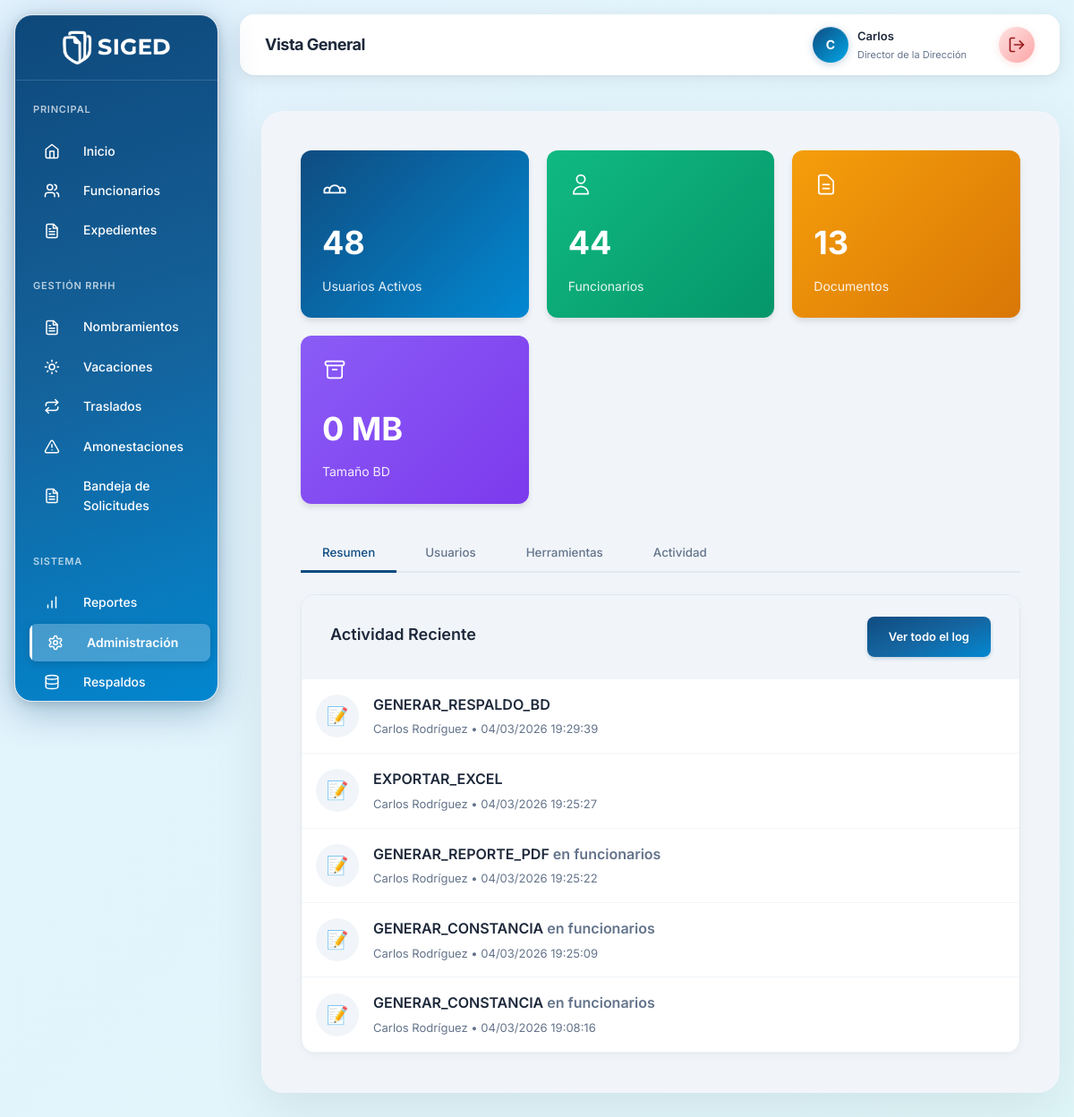
The page /vistas/admin/index.php (signed in) on the database its author committed.
### tables this page shows
CREATE TABLE `auditoria` (
  `id` int(10) unsigned NOT NULL AUTO_INCREMENT,
  `usuario_id` int(10) unsigned DEFAULT NULL,
  `accion` varchar(100) NOT NULL COMMENT 'Ej: LOGIN, CREAR_FUNCIONARIO, ELIMINAR_DOCUMENTO',
  `tabla_afectada` varchar(50) DEFAULT NULL,
  `registro_id` int(10) unsigned DEFAULT NULL,
  `datos_anteriores` longtext DEFAULT NULL CHECK (json_valid(`datos_anteriores`)),
  `datos_nuevos` longtext DEFAULT NULL CHECK (json_valid(`datos_nuevos`)),
  `ip_address` varchar(45) DEFAULT NULL,
  `user_agent` text DEFAULT NULL,
  `created_at` timestamp NOT NULL DEFAULT current_timestamp(),
  PRIMARY KEY (`id`),
  KEY `idx_usuario` (`usuario_id`),
  KEY `idx_accion` (`accion`),
  KEY `idx_fecha` (`created_at`),
  CONSTRAINT `auditoria_ibfk_1` FOREIGN KEY (`usuario_id`) REFERENCES `usuarios` (`id`) ON DELETE SET NULL
);

### vistas/admin/index.php (the view, shortened to what this page needs)
<?php
$db = getDB();
$stmt = $db->query("SELECT COUNT(*) as total FROM usuarios WHERE estado = 'activo'");
$total_usuarios_activos = $stmt->fetch()['total'];
$stmt = $db->query("SELECT COUNT(*) as total FROM funcionarios WHERE estado = 'activo'");
$total_funcionarios = $stmt->fetch()['total'];
$stmt = $db->query("SELECT COUNT(*) as total FROM historial_administrativo");
$total_documentos = $stmt->fetch()['total'];
$stmt = $db->query("
    SELECT
        ROUND(SUM(data_length + index_length) / 1024 / 1024, 2) AS size_mb
    FROM information_schema.TABLES
    WHERE table_schema = '" . DB_NAME . "'
");
$db_size = $stmt->fetch()['size_mb'] ?? 0;
$stmt = $db->query("
    SELECT
        a.accion,
        a.tabla_afectada,
        a.ip_address,
        a.created_at,
        CONCAT(f.nombres, ' ', f.apellidos) AS usuario
    FROM auditoria a
    LEFT JOIN usuarios u ON a.usuario_id = u.id
    LEFT JOIN funcionarios f ON u.funcionario_id = f.id
    ORDER BY a.created_at DESC
    LIMIT 5
");
$ultimas_acciones = $stmt->fetchAll();
?>
<!DOCTYPE html>
<html lang="es">
<head>
    <link rel="stylesheet" href="../../publico/css/estilos.css">
    <link rel="stylesheet" href="../../publico/css/responsive.css">
    <link rel="stylesheet" href="<?php echo APP_URL; ?>/publico/vendor/sweetalert2/sweetalert2.all.min.js">
</head>
<body>
    <?php include __DIR__ . '/../layout/sidebar.php'; ?>
    <div class="main-content">
        <?php include __DIR__ . '/../layout/header.php'; ?>
        <div class="content-wrapper">
            <div class="stats-grid">
                <div class="stat-card">
                    <div class="stat-icon"></div>
                    <div class="stat-value"><?php echo $total_usuarios_activos; ?></div>
                    <div class="stat-label">Usuarios Activos</div>
                </div>
                <div class="stat-card secondary">
                    <div class="stat-icon"><svg width="28" height="28" fill="none" stroke="currentColor" viewBox="0 0 24 24"><path stroke-linecap="round" stroke-linejoin="round" stroke-width="1.5" d="M16 7a4 4 0 11-8 0 4 4 0 018 0zM12 14a7 7 0 00-7 7h14a7 7 0 00-7-7z"/></svg></div>
                    <div class="stat-value"><?php echo $total_funcionarios; ?></div>
                    <div class="stat-label">Funcionarios</div>
                </div>
                <div class="stat-card tertiary">
                    <div class="stat-icon"><svg width="28" height="28" fill="none" stroke="currentColor" viewBox="0 0 24 24"><path stroke-linecap="round" stroke-linejoin="round" stroke-width="1.5" d="M9 12h6m-6 4h6m2 5H7a2 2 0 01-2-2V5a2 2 0 012-2h5.586a1 1 0 01.707.293l5.414 5.414a1 1 0 01.293.707V19a2 2 0 01-2 2z"/></svg></div>
                    <div class="stat-value"><?php echo $total_documentos; ?></div>
                    <div class="stat-label">Documentos</div>
                </div>
                <div class="stat-card quaternary">
                    <div class="stat-icon"><svg width="28" height="28" fill="none" stroke="currentColor" viewBox="0 0 24 24"><path stroke-linecap="round" stroke-linejoin="round" stroke-width="1.5" d="M5 8h14M5 8a2 2 0 110-4h14a2 2 0 110 4M5 8v10a2 2 0 002 2h10a2 2 0 002-2V8m-9 4h4"/></svg></div>
                    <div class="stat-value"><?php echo $db_size; ?> MB</div>
                    <div class="stat-label">Tama&ntilde;o BD</div>
                </div>
            </div>
            <div class="admin-tabs">
                <button class="admin-tab active" onclick="switchTab('overview')">Resumen</button>
                <button class="admin-tab" onclick="switchTab('users')">Usuarios</button>
                <button class="admin-tab" onclick="switchTab('tools')">Herramientas</button>
                <button class="admin-tab" onclick="switchTab('activity')">Actividad</button>
            </div>
            <div id="tab-overview" class="tab-content active">
                <div class="card">
                    <div class="card-header">
                        <h2 class="card-title">Actividad Reciente</h2>
                        <a href="auditoria.php" class="btn btn-primary" style="font-size:13px;">Ver todo el log</a>
                    </div>
                    <div style="padding: 0;">
                        <?php if (count($ultimas_acciones) > 0): ?>
                            <?php foreach ($ultimas_acciones as $accion): ?>
                                <div class="activity-item">
                                    <div class="activity-icon">
                                        <?php
                                        $icono = '📝';
                                        echo $icono;
                                        ?>
                                    </div>
                                    <div class="activity-content">
                                        <div class="activity-action">
                                            <?php echo htmlspecialchars($accion['accion']); ?>
                                            <?php if ($accion['tabla_afectada']): ?>
                                                <span style="color: var(--color-text-light);">en <?php echo htmlspecialchars($accion['tabla_afectada']); ?></span>
                                            <?php endif; ?>
                                        </div>
                                        <div class="activity-meta">
                                            <?php echo htmlspecialchars($accion['usuario'] ?? 'Sistema'); ?> •
                                            <?php echo date('d/m/Y H:i:s', strtotime($accion['created_at'])); ?>
                                        </div>
                                    </div>
                                </div>
                            <?php endforeach; ?>
                        <?php else: ?>
                            <div style="text-align: center; padding: 40px; color: var(--color-text-light);">
                                No hay actividad reciente
                            </div>
                        <?php endif; ?>
                    </div>
                </div>
            </div>
        </div>
    </div>
</body>
</html>

### publico/css/responsive.css (style rules this page uses)
:root { --scrollbar-width: 6px; --scrollbar-track: rgba(241, 245, 249, 0.8); --scrollbar-thumb: rgba(15, 76, 129, 0.35); --scrollbar-thumb-hover: rgba(15, 76, 129, 0.6); }
* { scrollbar-width: thin; scrollbar-color: var(--scrollbar-thumb) var(--scrollbar-track); }
@media (min-width: 1024px) and (max-width: 1279px) { :root { --sidebar-width: 240px; } }
@media (min-width: 1024px) and (max-width: 1279px) { .main-content { margin-left: calc(var(--sidebar-width) + 20px) !important; margin-right: 16px !important; margin-top: 16px !important; margin-bottom: 16px !important; } }
@media (min-width: 1024px) and (max-width: 1279px) { .content-wrapper { padding: 20px !important; } }

### publico/css/sidebar-fix.css (style rules this page uses)
.nav-item * { color: #FFFFFF !important; }
.nav-item svg { stroke: #FFFFFF !important; fill: none !important; width: 18px !important; height: 18px !important; }
.nav-item.active * { color: #FFFFFF !important; }
.nav-item.active svg { stroke: #FFFFFF !important; }

### publico/css/modern-components.css (style rules this page uses)
.btn-primary { background: var(--gradient-brand); color: white; border: none; padding: 12px 24px; border-radius: var(--radius-md); font-weight: 600; font-size: 14px; cursor: pointer; display: inline-flex; align-items: center; gap: 8px; transition: all 0.3s ease; box-shadow: 0 2px 4px rgba(15, 76, 129, 0.2); }
:root { --fs-xs: clamp(0.70rem, 0.65rem + 0.25vw, 0.80rem); --fs-sm: clamp(0.80rem, 0.75rem + 0.25vw, 0.875rem); --fs-base: clamp(0.875rem, 0.82rem + 0.28vw, 1rem); --fs-md: clamp(1rem, 0.95rem + 0.30vw, 1.125rem); --fs-lg: clamp(1.125rem, 1.05rem + 0.40vw, 1.375rem); --fs-xl: clamp(1.375rem, 1.25rem + 0.65vw, 1.75rem); --fs-2xl: clamp(1.75rem, 1.5rem + 1.25vw, 2.5rem); --fs-3xl: clamp(2rem, 1.75rem + 1.5vw, 3rem); --sidebar-width: 260px; --topbar-height: 64px; }
html { font-size: 100%; }
body { font-family: 'Inter', system-ui, -apple-system, sans-serif; font-size: var(--fs-base); line-height: 1.6; -webkit-font-smoothing: antialiased; }
h2, .h2 { font-size: var(--fs-xl); font-weight: 700; line-height: 1.25; }
@media (min-width: 1025px) { .main-content { margin-left: var(--sidebar-width); width: calc(100% - var(--sidebar-width)); min-height: 100vh; } }
@media (min-width: 1025px) { .content-wrapper { padding: 28px 32px; } }

### publico/css/header-fix.css (style rules this page uses)
.main-content { margin-top: 100px !important; margin-left: calc(var(--sidebar-width) + 8px) !important; margin-right: 16px !important; padding: 24px !important; }

### vistas/admin/index.php (style rules this page uses)
.admin-tabs { display: flex; gap: 8px; margin-bottom: 24px; border-bottom: 2px solid var(--color-border); padding-bottom: 0; }
.admin-tab { padding: 12px 24px; background: transparent; border: none; border-bottom: 3px solid transparent; color: var(--color-text-light); font-weight: 500; cursor: pointer; transition: all 0.3s ease; position: relative; bottom: -2px; }
.admin-tab.active { color: var(--color-primary); border-bottom-color: var(--color-primary); }
.tab-content { display: none; }
.tab-content.active { display: block; animation: fadeIn 0.3s ease; }
.stats-grid { display: grid; grid-template-columns: repeat(auto-fit, minmax(200px, 1fr)); gap: 20px; margin-bottom: 32px; }
.stat-card { background: linear-gradient(135deg, var(--color-primary), var(--color-secondary)); border-radius: var(--radius-lg); padding: 24px; color: white; box-shadow: var(--shadow-md); transition: transform 0.3s ease; }
.stat-card.secondary { background: linear-gradient(135deg, #10b981, #059669); }
.stat-card.tertiary { background: linear-gradient(135deg, #f59e0b, #d97706); }
.stat-card.quaternary { background: linear-gradient(135deg, #8b5cf6, #7c3aed); }
.stat-value { font-size: 36px; font-weight: 700; margin-bottom: 8px; }
.stat-label { font-size: 14px; opacity: 0.9; }
.stat-icon { font-size: 24px; margin-bottom: 12px; }
.activity-item { padding: 16px; border-bottom: 1px solid var(--color-border-light); display: flex; align-items: center; gap: 16px; }
.activity-icon { width: 48px; height: 48px; border-radius: 50%; background: var(--color-bg); display: flex; align-items: center; justify-content: center; font-size: 20px; flex-shrink: 0; }
.activity-content { flex: 1; }
.activity-action { font-weight: 600; color: var(--color-text); margin-bottom: 4px; }
.activity-meta { font-size: 13px; color: var(--color-text-light); }

### rows shown on the page
auditoria: icono "📝", accion "GENERAR_RESPALDO_BD", usuario "Carlos Rodríguez", created_at "04/03/2026 19:29:39"
auditoria: icono "📝", accion "EXPORTAR_EXCEL", usuario "Carlos Rodríguez", created_at "04/03/2026 19:25:27"
auditoria: icono "📝", accion "GENERAR_REPORTE_PDF", tabla_afectada "funcionarios", usuario "Carlos Rodríguez", created_at "04/03/2026 19:25:22"
auditoria: icono "📝", accion "GENERAR_CONSTANCIA", tabla_afectada "funcionarios", usuario "Carlos Rodríguez", created_at "04/03/2026 19:25:09"
auditoria: icono "📝", accion "GENERAR_CONSTANCIA", tabla_afectada "funcionarios", usuario "Carlos Rodríguez", created_at "04/03/2026 19:08:16"

### other values the page prints
$section['section'] "PRINCIPAL"
$item['label'] "Inicio"
$item['label'] "Funcionarios"
$item['label'] "Expedientes"
$section['section'] "GESTIÓN RRHH"
$item['label'] "Nombramientos"
$item['label'] "Vacaciones"
$item['label'] "Traslados"
$item['label'] "Amonestaciones"
$item['label'] "Bandeja de Solicitudes"
$section['section'] "SISTEMA"
$item['label'] "Reportes"
$item['label'] "Administración"
$item['label'] "Respaldos"
$pageTitle "Vista General"
